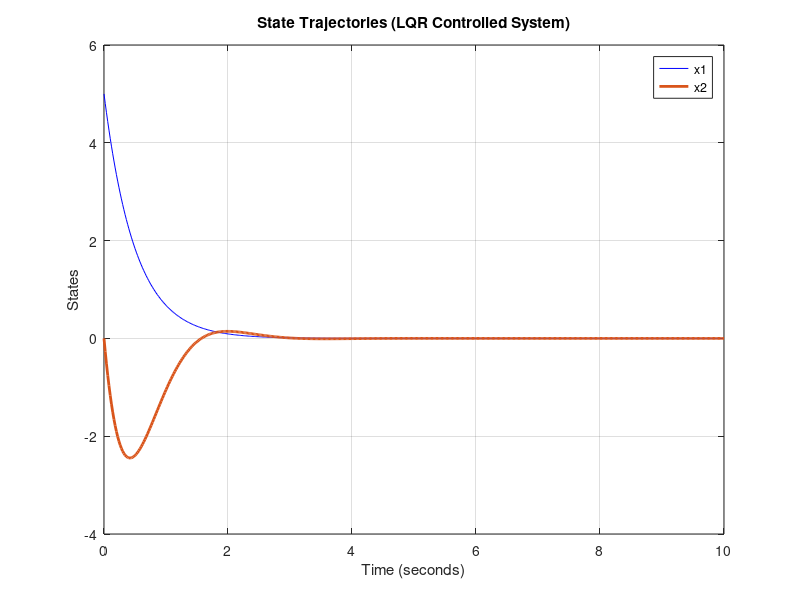

Source code (MATLAB):
clc; clear; close all;

t = linspace(0,10,500);

x1 = 5*exp(-2*t);               % State 1
x2 = -7*exp(-1.8*t).*sin(2*t);  % State 2

figure;
plot(t,x1,'b',t,x2,'Color',[0.85 0.33 0.1],'LineWidth',2);

grid on;
title('State Trajectories (LQR Controlled System)');
xlabel('Time (seconds)');
ylabel('States');
legend('x1','x2');
